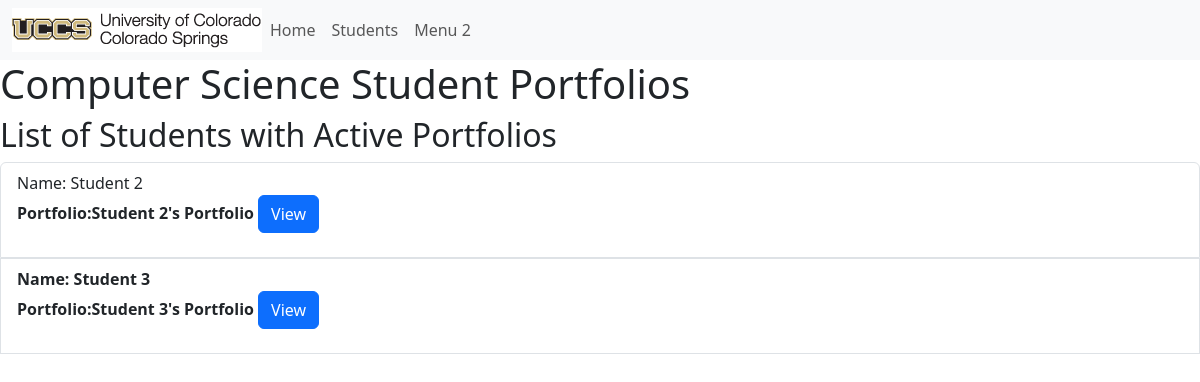
The page / on the database its author committed.
### portfolio_app/models.py (models this page shows, shortened)
class Student(models.Model):
    MAJOR = (
        ('CSCI-BS', 'BS in Computer Science'),
        ('CPEN-BS', 'BS in Computer Engineering'),
        ('BIGD-BI', 'BI in Game Design and Development'),
        ('BICS-BI', 'BI in Computer Science'),
        ('BISC-BI', 'BI in Computer Security'),
        ('CSCI-BA', 'BA in Computer Science'),
        ('DASE-BS', 'BS in Data Analytics and Systems Engineering')
    )
    name = models.CharField(max_length=200)
    email = models.CharField("UCCS Email", max_length=200)
    major = models.CharField(max_length=200, choices=MAJOR)
    portfolio = models.OneToOneField(Portfolio, on_delete=models.CASCADE, unique=True)
    def __str__(self):
        return self.name

class Portfolio(models.Model):
    title = models.CharField("Title", max_length=200)
    contact_email = models.CharField("Contact Email", max_length=200)
    is_active = models.BooleanField(default=False)
    about = models.TextField(blank=True, null=True)
    def get_absolute_url(self):
        return reverse("portfolio-detail", args=[str(self.id)])

### portfolio_app/views.py (the view)
# urls.py: path('', views.index, name='index'),
def index(request):
    student_active_portfolios = Student.objects.select_related('portfolio').all().filter(portfolio__is_active=True)
    print("active portfolio query set", student_active_portfolios)
    return render( request, 'portfolio_app/index.html', {'student_active_portfolios':student_active_portfolios})

### portfolio_app/templates/portfolio_app/index.html
{% extends 'portfolio_app/base_template.html' %}
{% block content %}
<h1>Computer Science Student Portfolios</h1>
<h2>List of Students with Active Portfolios</h2>
<ul class="list-group">
{% for i in student_active_portfolios %}
<li class="list-group-item">Name: {{i.name}}
<p><strong>Portfolio:{{ i.portfolio.title }}
<a class="btn btn-primary" href="{{ i.portfolio.get_absolute_url }}" role="button">View</a>
</li>
{% endfor %}
</ul>
{% endblock %}

### rows shown on the page
Student: name "Student 2", portfolio "Student 2's Portfolio"
Student: name "Student 3", portfolio "Student 3's Portfolio"
